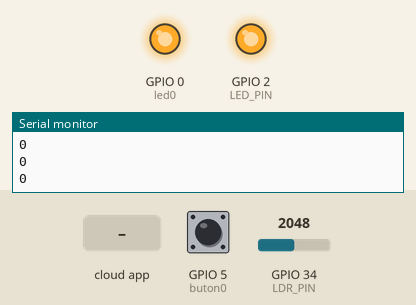
Recording of a sketch running on a simulated ESP32. Parts: output pins drawn as LEDs (lit = HIGH), the last lines printed to the serial monitor. The test bench sets the inputs (shaded band); at power-on: GPIO 5 (buton0) HIGH, GPIO 34 (LDR_PIN) = 2048. WiFi joins after 1.5 s; servers stay silent unless stated; the Firebase database answers and starts empty.

Above: at 2.7 s.
2.8 s: GPIO 5 (buton0) pulled LOW for 0.4 s
At 4.7 s:
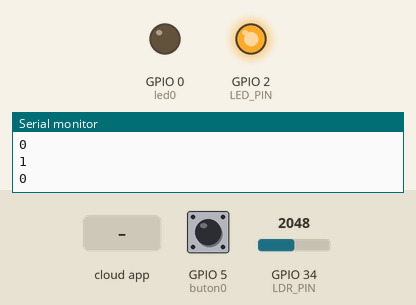
5.0 s: GPIO 5 (buton0) pulled LOW for 1 s
At 6.4 s:
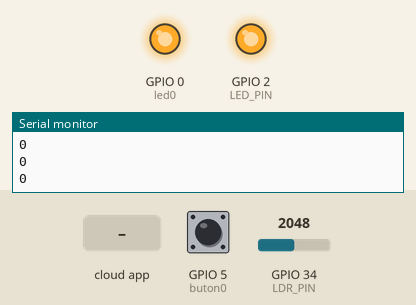
7.5 s: the phone or cloud app sets ledState to 1
At 8.8 s:
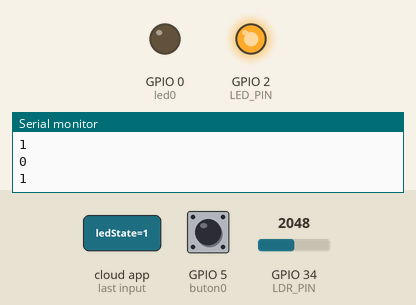
Timing chart, 0 to 10.5 s (numbered marks = the images above; inputs shaded):
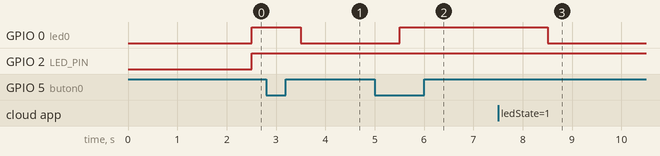

The sketch:

bai_36_esp32.ino
```cpp
#include <Arduino.h>
#include <WiFi.h>
#include <FirebaseESP32.h>
#include <Ticker.h>
Ticker timer;
#include <addons/TokenHelper.h>
#include <addons/RTDBHelper.h>

#define WIFI_SSID "Tại Sao Lá Cây Màu Xanh??"
#define WIFI_PASSWORD "chlorophyll"

#define USER_EMAIL "lethanhtrung05042002@gmail.com"
#define USER_PASSWORD "lethanhtrung14736928"

#define API_KEY "AIzaSyDJWcEsdUX8kbqYE2CF8X30Md9FhJH0C2A"
#define DATABASE_URL "https://test-zkz-default-rtdb.europe-west1.firebasedatabase.app/"

FirebaseData fbdo;
FirebaseAuth auth;
FirebaseConfig config;
String uid;
const int LDR_PIN = 34;  // Chân analog kết nối với biến trở
const int LED_PIN = 2;

#define led0 0
#define buton0 5

int lightThreshold;
unsigned long sendDataPrevMillis = 0;
int count = 0;
bool signupOK = false;
bool onled = false;
int lightValue;
void setup() {
  Serial.begin(115200);
  WiFi.begin(WIFI_SSID, WIFI_PASSWORD);
  Serial.print("Connecting to Wi-Fi");
  while (WiFi.status() != WL_CONNECTED) {
    Serial.print(".");
    delay(300);
  }
  Serial.println();
  Serial.print("Connected with IP: ");
  Serial.println(WiFi.localIP());
  Serial.println();

  config.api_key = API_KEY;
  config.database_url = DATABASE_URL;
  auth.user.email = USER_EMAIL;
  auth.user.password = USER_PASSWORD;

// Assign the callback function for the long running token generation task
config.token_status_callback = tokenStatusCallback;
//see addons/TokenHelper.h // Assign the maximum retry of token generation
config.max_token_generation_retry = 5;
// Initialize the library with the Firebase authen and config
Firebase.begin(&config, &auth);

  if (Firebase.signUp(&config, &auth, "", "")) {
    Serial.println("conect Firebase : ok");
    signupOK = true;
  } else {
    Serial.printf("Firebase connection failed");
  }
  timer.attach(1, handleInterrupt);
  pinMode(buton0, INPUT_PULLUP);
  pinMode(LED_PIN, OUTPUT);
  pinMode(LDR_PIN, INPUT);  // Khai báo chân cảm biến ánh sáng là INPUT
  pinMode(led0, OUTPUT);
  attachInterrupt(digitalPinToInterrupt(buton0), handleButtonPress, CHANGE);

}

void loop() {
  if (Firebase.ready() && signupOK && (millis() - sendDataPrevMillis > 250|| sendDataPrevMillis == 0))
  {
     sendDataPrevMillis = millis();

  if (Firebase.setBool(fbdo, "/test/ledState",onled)) {
  } else {
    Serial.println("Failed to write ledState");
    Serial.println(fbdo.errorReason());
  }

    if (Firebase.getFloat(fbdo, "test/float")) {
      lightThreshold = fbdo.floatData();
      Serial.println(lightThreshold);
    } else {
      Serial.println("Không thể nhận được giá trị float");
    }

    if (Firebase.getBool(fbdo, "/test/ledState")) {
      onled = fbdo.boolData();
      Serial.println(onled);
    } else {
      Serial.println("Không thể nhận được giá trị ledState");
    }
  delay(250);
}}

void handleButtonPress() {
  int triggerOn = digitalRead(buton0);
  if (!triggerOn) {if(onled == true){onled = false;}else{onled = true;}}}

void handleInterrupt() {
    lightValue = analogRead(LDR_PIN);  // Đọc giá trị từ cảm biến ánh sáng
    if (lightValue >= lightThreshold) {
      digitalWrite(LED_PIN, HIGH);  // Bật đèn LED
    } else {
      digitalWrite(LED_PIN, LOW);  // Tắt đèn LED
    }

    if (onled == true) {
      digitalWrite(led0, LOW);  // Bật đèn LED
    } else {
      digitalWrite(led0, HIGH);  // Tắt đèn LED
    }
}
```

Measured:
- after the input at 2.8 s, GPIO 0 (led0): HIGH → LOW after 0.70 s
- after the input at 5.0 s, GPIO 0 (led0): LOW → HIGH after 0.50 s
- after the input at 7.5 s, GPIO 0 (led0): HIGH → LOW after 1.0 s
